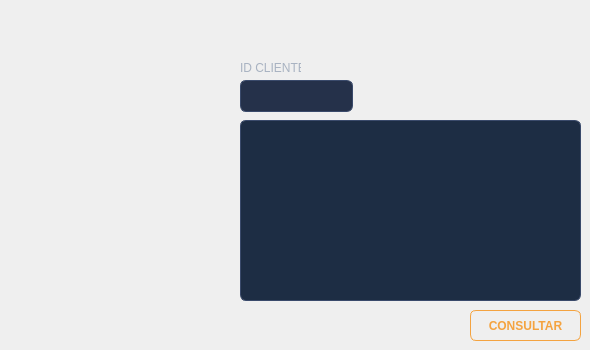
      <widget class="QWidget" name="tab_14">
       <attribute name="title">
        <string>FUNCIONES CLIENTE</string>
       </attribute>
       <widget class="QPushButton" name="btnConsulEstado">
        <property name="geometry">
         <rect>
          <x>470</x>
          <y>310</y>
          <width>111</width>
          <height>31</height>
         </rect>
        </property>
        <property name="styleSheet">
         <string notr="true">QPushButton {
    background-color: transparent;
    color: #F4A340;
    border: 1px solid #F4A340;
    border-radius: 6px;
    padding: 6px 14px;
    font-family: &quot;Montserrat&quot;;
    font-weight: 600;
}
QPushButton:hover {
    background-color: #F4A340;
    color: #0D1321;
}
QPushButton:pressed {
    background-color: #D4872A;
    border: 1px solid #D4872A;
    color: #0D1321;
}</string>
        </property>
        <property name="text">
         <string>CONSULTAR</string>
        </property>
       </widget>
       <widget class="QLineEdit" name="txtBuscarClienteID">
        <property name="geometry">
         <rect>
          <x>240</x>
          <y>80</y>
          <width>113</width>
          <height>32</height>
         </rect>
        </property>
        <property name="styleSheet">
         <string notr="true">QLineEdit {
    background-color: #25314A;
    border: 1px solid #3A4A6B;
    border-radius: 6px;
    padding: 6px 10px;
    color: #F1FAEE;
    font-family: &quot;Montserrat&quot;;
    font-size: 13px;
}
QLineEdit:focus {
    border: 1px solid #4A6FA5;
}</string>
        </property>
       </widget>
       <widget class="QTableWidget" name="tablaReservasAdmin">
        <property name="geometry">
         <rect>
          <x>240</x>
          <y>120</y>
          <width>341</width>
          <height>181</height>
         </rect>
        </property>
        <property name="styleSheet">
         <string notr="true">QTableWidget {
    background-color: #1D2D44;
    alternate-background-color: #25314A;
    color: #F1FAEE;
    gridline-color: #3A4A6B;
    border-radius: 6px;
    border: 1px solid #3A4A6B;
}
QHeaderView::section {
    background-color: #0D1321;
    color: #F1FAEE;
    padding: 6px;
    border: none;
    font-weight: bold;
}</string>
        </property>
       </widget>
       <widget class="QLabel" name="label_54">
        <property name="geometry">
         <rect>
          <x>240</x>
          <y>60</y>
          <width>61</width>
          <height>16</height>
         </rect>
        </property>
        <property name="styleSheet">
         <string notr="true">font-family: &quot;Montserrat &quot;;
font-size: 12px;
color: #A8B2C1;
background: transparent;</string>
        </property>
        <property name="text">
         <string>ID CLIENTE</string>
        </property>
       </widget>
      </widget>
